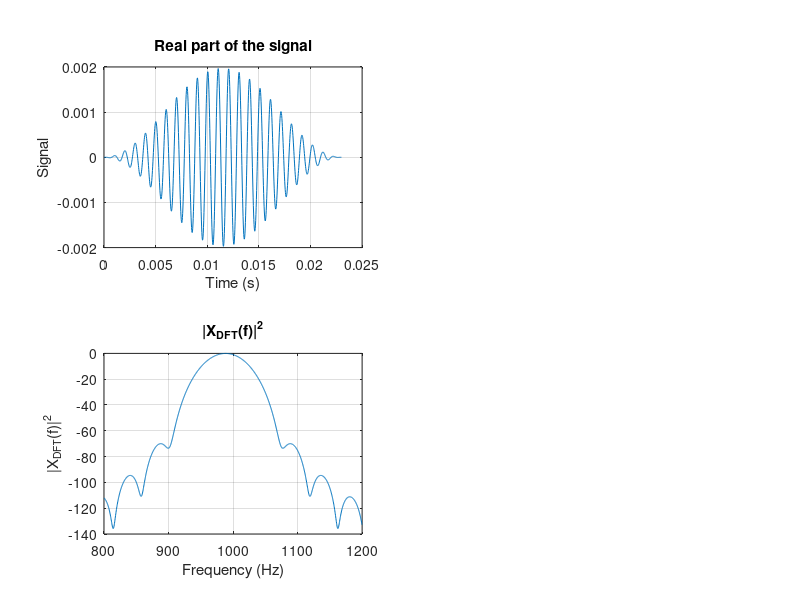

Recreate this plot in MATLAB. (Note: this script raises an error after producing the figure.)
%% Projet long 2015
% Quentin Biache - Lili Zheng - Emilie Abia

% Lobe with different AM/FM modulation animation
% This script plot different parameters of the main lobe and their
% evolution as the FCR (or the ACR) changes.

% In this version, the signal is reconstructed now with a sinusoidal model 
% for the main lobe.

% In this case, only the magnitude of the lobe was reconstructed since the
% research were lead for the magnitude only.

%% Initialize workspace
clear all
close all
clc

%% Parameters definition

% Sampling parameters
fe = 44100;             % Sampling frequency

% FFT parameters
w_time = 0.023;         % Window duration (s)
N_padding = 7;          % Zero-padding factor
N_pts = round(fe*w_time);               % Total number of points
if (mod(N_pts,2) == 0)
    N_pts = N_pts + 1;
end

N_fft = 2^(nextpow2(N_pts)+N_padding);  % FFT size
t = (0:(N_pts-1))'/fe;                  % Time vector
f = (0:(N_fft-1))'*fe/N_fft;            % Frequency vector

w = window(@hanning,N_pts);             % Create window
w = w./sum(w);                          % Normalize window

% Put a '1' to apply FM
AM = 0;

% Put a '1' here to plot magnitudes in dB ('0' for linear scale)
dB = 1;

%% Compute FFT

% Number of simulations
N = 51;

if AM
    alpha0_dB = linspace(-0.1,-12,N)/0.023;
    FCR = 0;
else
    alpha0_dB = 0;
    FCR = linspace(-10000,10000,N);
end    
    
% Matrix to store lobe data
levels = zeros(9,N);
phase_levels = zeros(9,N);
levels_normalized = zeros(9,N);
levels_loc = zeros(9,N);

figure
pause

for u = 1:N

    % Parameters for the model
    f0 = 1000;              % Instantaneous frequency at t = 0
    A0 = 1;                 % Signal level
    phi0 = 0;               % Initial phase

    % Adjust parameters with the definition
    if AM        
        alpha0 = log(10^(alpha0_dB(u)/20));
        beta0 = FCR/pi;
    else
        alpha0 = log(10^(alpha0_dB/20));
        beta0 = FCR(u)/pi;
    end    
        
    omega0 = 2*pi*f0;
    lambda0 = log(A0);

    % Create signal
    s = exp(alpha0.*t).*exp(lambda0).*exp(1i*((beta0*t.^2)+(omega0.*t)+phi0));
 
    % Apply window
    s = s.*w;    
    
    % Plot the signal
    subplot(2,2,1)
        plot(t,real(s))
        title('Real part of the signal')
        xlabel('Time (s)')
        ylabel('Signal')
        grid on

    % Window phase correction        
    s_w = zeros(N_fft,1);
    s_w(1:(N_pts-1)/2) = s(((N_pts+1)/2)+1:end);
    s_w(N_fft-(N_pts-1)/2:end) = s(1:((N_pts+1)/2));
    
    % Compute the FFT
    N_half = (N_fft/2)+1;                   % Half FFT size
    fft_s = fft(s_w,N_fft);
    mod_fft_s = abs(fft_s);

    % Define the plot region (centered around f0)
    plot_index = find((f > (f0-200)) & (f < (f0+200)));
    
    subplot(2,2,3)
        if dB
            plot(f(plot_index),20*log(mod_fft_s(plot_index)))
        else
            plot(f(plot_index),mod_fft_s(plot_index))
        end
        title('|X_{DFT}(f)|^2')
        xlabel('Frequency (Hz)')
        ylabel('|X_{DFT}(f)|^2')
        grid on
    
    % Search for the main lobe
    [mod_max,index] = max(mod_fft_s);
    mod_argmax = f(index);

    % Find a more accurate value of the main lobe peak
    interp_index = quad_argmax(index,mod_fft_s(index-1),mod_fft_s(index),mod_fft_s(index+1));
    interp_max = quad_max(mod_fft_s(index-1),mod_fft_s(index),mod_fft_s(index+1));
    interp_argmax = interp1(1:length(f),f,interp_index);

    left_peak = mod_fft_s(1:end-2) > mod_fft_s(2:end-1);
    right_peak = mod_fft_s(3:end) > mod_fft_s(2:end-1);

    % Find location of zeros in the FFT
    mod_zeros_loc = find(left_peak & right_peak) + 1; 

    % Find the closest zero to the lobe peak
    [~,index_min] = min(abs(index-mod_zeros_loc)); 

    if (mod_zeros_loc(index_min) > index)
        lower_zero_loc = mod_zeros_loc(index_min - 1); 
        upper_zero_loc = mod_zeros_loc(index_min); 
    else
        lower_zero_loc = mod_zeros_loc(index_min); 
        upper_zero_loc = mod_zeros_loc(index_min + 1); 
    end    

    % Create vectors to plot the reconstructed main lobe
    x_lobe_reconst = (lower_zero_loc:upper_zero_loc)';
    f_lobe_reconst = (x_lobe_reconst-1)*fe/N_fft;
    y_lobe_reconst = main_lobe_FM((f_lobe_reconst-f0)/fe,FCR(u));
    
    % Analysis to synthesis index conversion factor
    C = (N_pts-1)/(N_fft-1);
    
    % Frequency indexes of the lower and upper bound of the main lobe in
    % the synthesis domain
    a = round(1+(C*(lower_zero_loc-1)));
    b = round(1+(C*(upper_zero_loc-1)));
    
    vec_ab = linspace(C*(lower_zero_loc-interp_index-1),C*(upper_zero_loc-interp_index-1),b-a+1)';
    
    p_index = (lower_zero_loc:upper_zero_loc)';
        
    % Phase in the synthesis domain (less FFT points)
    phase_reconst = interp1(1+(C*(p_index-1)),unwrap(phase(fft_s(p_index))),(1:N_pts)',[],0);
    
    % Reconstruct signal
    Y = zeros(N_pts,1);
    Y(a:b) = main_lobe_FM(vec_ab/N_pts,FCR(u)).*exp(1i*phase_reconst(a:b));
    s_reconst = real(ifft(Y,N_pts));

    % Undo window phase correction
    s_reconst_w = zeros(N_pts,1);
    s_reconst_w(1:(N_pts+1)/2) = s_reconst(((N_pts+1)/2):end);
    s_reconst_w(1+((N_pts+1)/2):end) = s_reconst(1:((N_pts-1)/2));
    
    s_reconst = s_reconst_w;
      
    % Plot reconstructed signal
    subplot(2,2,1)
        hold on
        plot(t,s_reconst,'r')
        hold off      
    
    % Plot the FFT and reconstructed FFT (synthesis)
    subplot(2,2,2)
        Y_in = fft(s,N_pts);
        f_in = (0:(N_pts-1))'*fe/N_pts;
        plot(f_in,20*log10(abs(Y_in)),'b',f_in,20*log10(abs(Y)),'r')
        grid on
        legend('Original','Reconstructed')
    
    % Plot the reconstructed lobe (analysis)
    subplot(2,2,3)
        hold on
        if dB
            plot(f_lobe_reconst,20*log(abs(y_lobe_reconst)),'r') 
        else
            plot(f_lobe_reconst,y_lobe_reconst,'r')
        end
        hold off
                
    % Plot the phase
    subplot(2,2,4)
        plot(f(plot_index),unwrap(phase(fft_s(plot_index))))
        title('arg(X_{DFT}(f))')
        xlabel('Frequency (Hz)')
        ylabel('arg(X_{DFT}(f))')
        grid on        
        
    pause(0.1)
end


subplot(2,2,2)
    title('Reconstructed FFT magnitude (synthesis domain)')
    